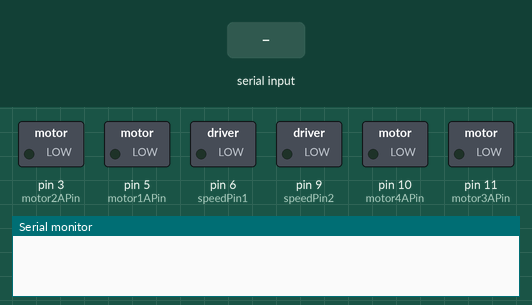
A sketch run on a simulated Arduino Uno, built with avr-gcc and run on an emulated ATmega328P. On the bench: switched loads named in the sketch (green lamp = pin HIGH), the last lines printed to the serial monitor. The test bench sets the inputs (shaded band).

Above: at 1.2 s.
1.3 s: "L" received over Serial
At 2.5 s:
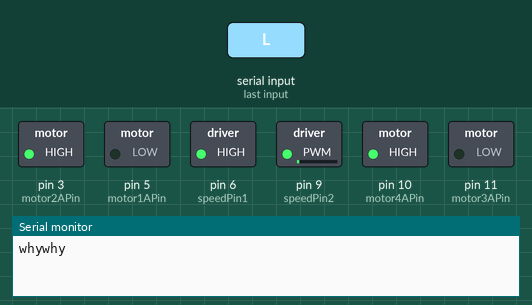
2.8 s: "R" received over Serial
At 3.7 s:
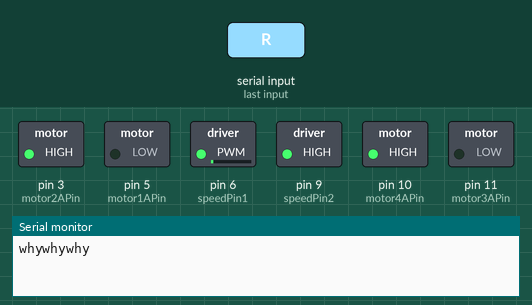
4.3 s: "F" received over Serial
At 4.9 s:
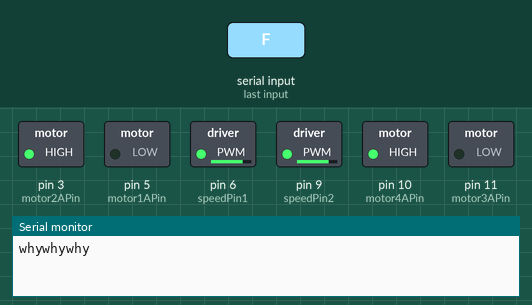
5.8 s: "B" received over Serial
At 7.0 s:
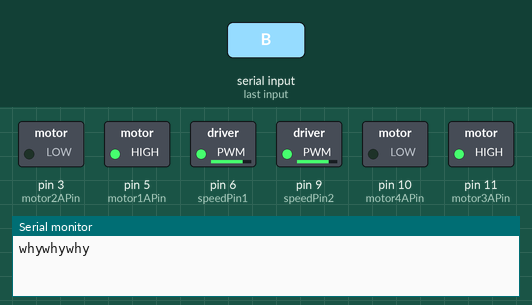
7.3 s: "H" received over Serial
At 8.4 s:
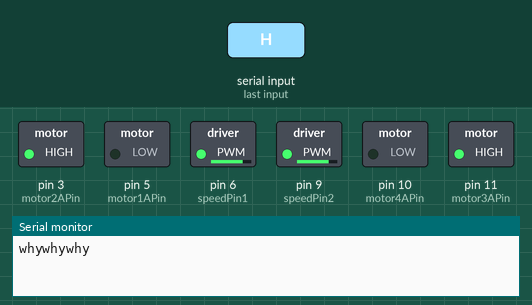
8.8 s: "J" received over Serial
At 9.5 s:
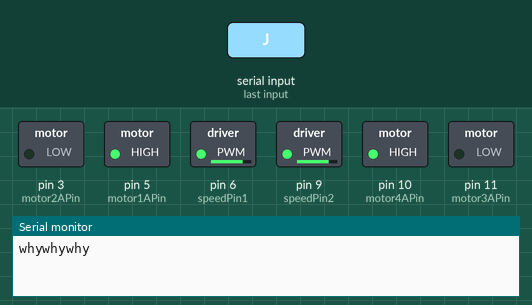
Timing chart, 0 to 11.3 s (numbered marks = the images above; inputs shaded):
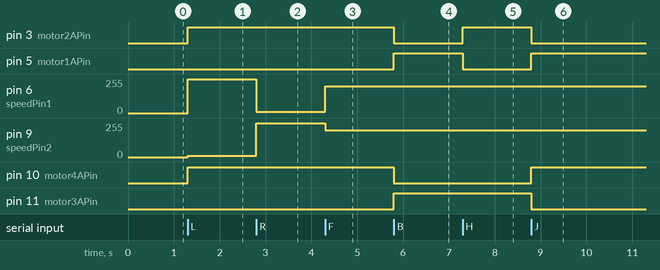

Measured:
- after the input at 1.3 s, pin 3 (motor2APin), pin 10 (motor4APin): LOW → HIGH at once; pin 6 (speedPin1): 0/255 → 255/255 at once; pin 9 (speedPin2): 0/255 → 10/255 at once
- after the input at 2.8 s, pin 6 (speedPin1): 255/255 → 10/255 at once; pin 9 (speedPin2): 10/255 → 255/255 at once
- after the input at 4.3 s, pin 6 (speedPin1): 10/255 → 200/255 at once; pin 9 (speedPin2): 255/255 → 200/255 at once
- after the input at 5.8 s, pin 3 (motor2APin), pin 10 (motor4APin): HIGH → LOW at once; pin 5 (motor1APin), pin 11 (motor3APin): LOW → HIGH at once
- after the input at 7.3 s, pin 3 (motor2APin): LOW → HIGH at once; pin 5 (motor1APin): HIGH → LOW at once
- after the input at 8.8 s, pin 3 (motor2APin), pin 11 (motor3APin): HIGH → LOW at once; pin 5 (motor1APin), pin 10 (motor4APin): LOW → HIGH at once

The sketch:

bluetooth.ino
```cpp
int speedPin1 = 6; // H-bridgke enable pin for speed control
int speedPin2 = 9; // H-bridge enable pin for speed control
int motor1APin = 5; // H-bridge leg 1
int motor2APin = 3; // H-bridge leg 2
int motor4APin = 10; // H-bridge leg 4
int motor3APin = 11; // H-bridge leg 3
int speed_value_motor1; // value for motor speed
int speed_value_motor2; // value for motor
byte state;
const int BTState = 1;
int vSpeed = 200;   // Default speed, from 0 to 255
void setup() {
  pinMode(speedPin1, OUTPUT);
  pinMode(speedPin2, OUTPUT);
  pinMode(motor1APin, OUTPUT);
  pinMode(motor2APin, OUTPUT);
  pinMode(motor3APin, OUTPUT);
  pinMode(motor4APin, OUTPUT);

  Serial.begin(9600);

}

void loop() {
  if (digitalRead(BTState) == LOW) {
    state = 'S';
  }
  if (Serial.available() > 0) {
    state = Serial.read();
    speedcontrol();
    switch (state) {
      case 'F':
        forward();
        break;
      case 'B':
        backward();
        break;
      case 'H':
        spinright();
        break;
      case 'J':
        spinleft();
        break;
      case 'S':
        stoppen();
        break;
      case 'L':
        left();
        break;
      case 'R':
        right();
        break;
    }
  }
}

void forward() {

  if (state = 'F') {
    digitalWrite(motor1APin, LOW);
    digitalWrite(motor2APin, HIGH);
    digitalWrite(motor3APin, LOW);
    digitalWrite(motor4APin, HIGH);
    analogWrite(speedPin1, vSpeed);
    analogWrite(speedPin2, vSpeed);
  }
}
void backward() {

  if (state = 'B') {
    digitalWrite(motor1APin, HIGH);
    digitalWrite(motor2APin, LOW);
    digitalWrite(motor3APin, HIGH);
    digitalWrite(motor4APin, LOW);
    analogWrite(speedPin1, vSpeed);
    analogWrite(speedPin2, vSpeed);
  }
}
void speedcontrol() {
  if (state == '1') {
    vSpeed = 100;
  }
  else if (state == '2') {
    vSpeed = 180;
  }
  else if (state == '3') {
    vSpeed = 200;
  }
  else if (state == '4') {
    vSpeed = 255;
  }
}
void spinright() {
  if (state = 'H') {
    digitalWrite(motor1APin, LOW);
    digitalWrite(motor2APin, HIGH);
    digitalWrite(motor3APin, HIGH);
    digitalWrite(motor4APin, LOW);
    analogWrite(speedPin1, vSpeed);
    analogWrite(speedPin2, vSpeed);
  }
}
void spinleft() {
  if (state = 'J') {
    digitalWrite(motor1APin, HIGH);
    digitalWrite(motor2APin, LOW);
    digitalWrite(motor3APin, LOW);
    digitalWrite(motor4APin, HIGH);
    analogWrite(speedPin1, vSpeed);
    analogWrite(speedPin2, vSpeed);
  }
}
void left(){
  Serial.print("why");
  if (state = 'L') {
    Serial.print("why");
    digitalWrite(motor1APin, LOW);
    digitalWrite(motor2APin, HIGH);
    digitalWrite(motor3APin, LOW);
    digitalWrite(motor4APin, HIGH);
    analogWrite(speedPin1, 255);
    analogWrite(speedPin2, 10);
  }
}
void right(){
  Serial.print("why");
  if (state = 'R') {
    digitalWrite(motor1APin, LOW);
    digitalWrite(motor2APin, HIGH);
    digitalWrite(motor3APin, LOW);
    digitalWrite(motor4APin, HIGH);
    analogWrite(speedPin1, 10);
    analogWrite(speedPin2, 255);
  }
}
void stoppen(){
  if (state = 'S') {
    digitalWrite(motor1APin, LOW);
    digitalWrite(motor2APin, LOW);
    digitalWrite(motor3APin, LOW);
    digitalWrite(motor4APin, LOW);
    analogWrite(speedPin1, 0);
    analogWrite(speedPin2, 0);
  }
}
```
